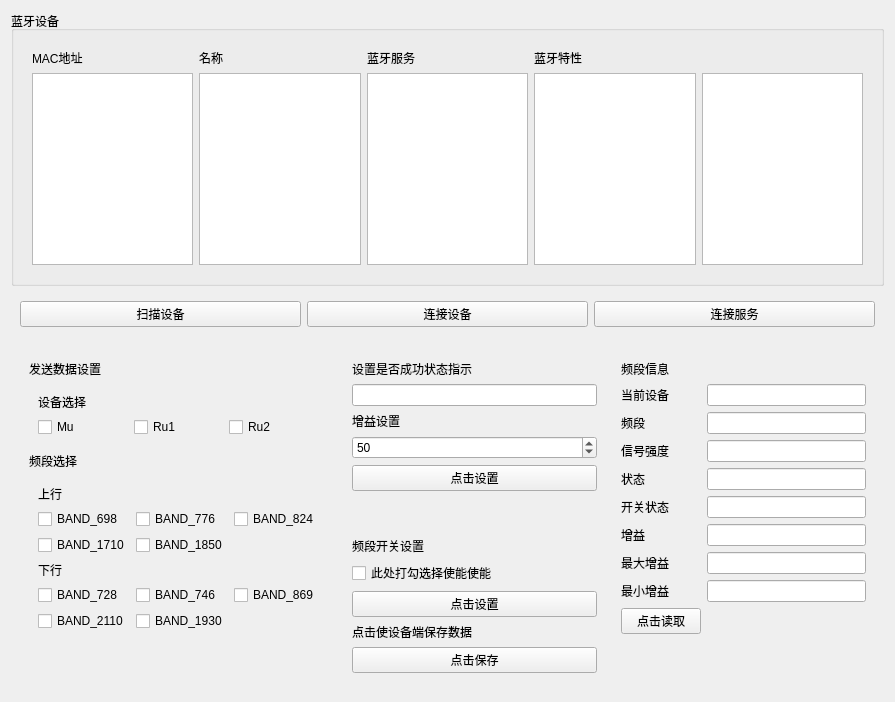
<?xml version="1.0" encoding="UTF-8"?>
<ui version="4.0">
 <class>Widget</class>
 <widget class="QWidget" name="Widget">
  <property name="geometry">
   <rect>
    <x>0</x>
    <y>0</y>
    <width>895</width>
    <height>694</height>
   </rect>
  </property>
  <property name="windowTitle">
   <string>Widget</string>
  </property>
  <layout class="QGridLayout" name="gridLayout_7">
   <item row="0" column="0">
    <widget class="QGroupBox" name="groupBox">
     <property name="sizePolicy">
      <sizepolicy hsizetype="Preferred" vsizetype="Fixed">
       <horstretch>0</horstretch>
       <verstretch>0</verstretch>
      </sizepolicy>
     </property>
     <property name="title">
      <string>蓝牙设备</string>
     </property>
     <layout class="QHBoxLayout" name="horizontalLayout_2">
      <item>
       <widget class="QWidget" name="widget_3" native="true">
        <layout class="QGridLayout" name="gridLayout_4">
         <property name="leftMargin">
          <number>9</number>
         </property>
         <item row="1" column="4">
          <widget class="QListWidget" name="listWidget_character_8">
           <property name="sizePolicy">
            <sizepolicy hsizetype="Preferred" vsizetype="Fixed">
             <horstretch>0</horstretch>
             <verstretch>0</verstretch>
            </sizepolicy>
           </property>
          </widget>
         </item>
         <item row="1" column="3">
          <widget class="QListWidget" name="listWidget_character_7">
           <property name="sizePolicy">
            <sizepolicy hsizetype="Expanding" vsizetype="Fixed">
             <horstretch>0</horstretch>
             <verstretch>0</verstretch>
            </sizepolicy>
           </property>
          </widget>
         </item>
         <item row="0" column="0">
          <widget class="QLabel" name="label_2">
           <property name="text">
            <string>MAC地址</string>
           </property>
          </widget>
         </item>
         <item row="1" column="2">
          <widget class="QListWidget" name="listWidget_services"/>
         </item>
         <item row="1" column="0">
          <widget class="QListWidget" name="listWidget_dev"/>
         </item>
         <item row="1" column="1">
          <widget class="QListWidget" name="listWidgetBleName"/>
         </item>
         <item row="0" column="1">
          <widget class="QLabel" name="label">
           <property name="text">
            <string>名称</string>
           </property>
          </widget>
         </item>
         <item row="0" column="2">
          <widget class="QLabel" name="label_12">
           <property name="text">
            <string>蓝牙服务</string>
           </property>
          </widget>
         </item>
         <item row="0" column="3">
          <widget class="QLabel" name="label_13">
           <property name="text">
            <string>蓝牙特性</string>
           </property>
          </widget>
         </item>
        </layout>
       </widget>
      </item>
     </layout>
    </widget>
   </item>
   <item row="1" column="0">
    <widget class="QWidget" name="widget" native="true">
     <property name="sizePolicy">
      <sizepolicy hsizetype="Preferred" vsizetype="Fixed">
       <horstretch>0</horstretch>
       <verstretch>0</verstretch>
      </sizepolicy>
     </property>
     <layout class="QHBoxLayout" name="horizontalLayout">
      <item>
       <widget class="QPushButton" name="pushButton_scan">
        <property name="sizePolicy">
         <sizepolicy hsizetype="Minimum" vsizetype="Expanding">
          <horstretch>0</horstretch>
          <verstretch>0</verstretch>
         </sizepolicy>
        </property>
        <property name="text">
         <string>扫描设备</string>
        </property>
       </widget>
      </item>
      <item>
       <widget class="QPushButton" name="pushButton_connect">
        <property name="sizePolicy">
         <sizepolicy hsizetype="Minimum" vsizetype="Expanding">
          <horstretch>0</horstretch>
          <verstretch>0</verstretch>
         </sizepolicy>
        </property>
        <property name="text">
         <string>连接设备</string>
        </property>
       </widget>
      </item>
      <item>
       <widget class="QPushButton" name="pushButton_service">
        <property name="sizePolicy">
         <sizepolicy hsizetype="Minimum" vsizetype="Expanding">
          <horstretch>0</horstretch>
          <verstretch>0</verstretch>
         </sizepolicy>
        </property>
        <property name="text">
         <string>连接服务</string>
        </property>
       </widget>
      </item>
     </layout>
    </widget>
   </item>
   <item row="2" column="0">
    <widget class="QWidget" name="widget_2" native="true">
     <layout class="QGridLayout" name="gridLayout">
      <item row="0" column="2">
       <widget class="QWidget" name="widget_8" native="true">
        <layout class="QGridLayout" name="gridLayout_3">
         <item row="16" column="0">
          <spacer name="verticalSpacer_3">
           <property name="orientation">
            <enum>Qt::Vertical</enum>
           </property>
           <property name="sizeHint" stdset="0">
            <size>
             <width>20</width>
             <height>40</height>
            </size>
           </property>
          </spacer>
         </item>
         <item row="13" column="1">
          <widget class="QLineEdit" name="lineEditMinGain"/>
         </item>
         <item row="12" column="0">
          <widget class="QLabel" name="label_8">
           <property name="text">
            <string>最大增益</string>
           </property>
          </widget>
         </item>
         <item row="12" column="1">
          <widget class="QLineEdit" name="lineEditMaxGain"/>
         </item>
         <item row="10" column="1">
          <widget class="QLineEdit" name="lineEditBandGain"/>
         </item>
         <item row="5" column="1">
          <widget class="QLineEdit" name="lineEditBandState"/>
         </item>
         <item row="0" column="0">
          <widget class="QLabel" name="label_6">
           <property name="text">
            <string>频段信息</string>
           </property>
          </widget>
         </item>
         <item row="10" column="0">
          <widget class="QLabel" name="label_5">
           <property name="text">
            <string>增益</string>
           </property>
          </widget>
         </item>
         <item row="2" column="1">
          <widget class="QLineEdit" name="lineEditBand"/>
         </item>
         <item row="13" column="0">
          <widget class="QLabel" name="label_10">
           <property name="text">
            <string>最小增益</string>
           </property>
          </widget>
         </item>
         <item row="9" column="0">
          <widget class="QLabel" name="label_7">
           <property name="text">
            <string>开关状态</string>
           </property>
          </widget>
         </item>
         <item row="5" column="0">
          <widget class="QLabel" name="label_4">
           <property name="text">
            <string>状态</string>
           </property>
          </widget>
         </item>
         <item row="2" column="0">
          <widget class="QLabel" name="label_3">
           <property name="text">
            <string>频段</string>
           </property>
          </widget>
         </item>
         <item row="9" column="1">
          <widget class="QLineEdit" name="lineEditBandEnable"/>
         </item>
         <item row="15" column="0">
          <widget class="QPushButton" name="pushButtonGetBandInfo">
           <property name="text">
            <string>点击读取</string>
           </property>
          </widget>
         </item>
         <item row="1" column="0">
          <widget class="QLabel" name="label_11">
           <property name="text">
            <string>当前设备</string>
           </property>
          </widget>
         </item>
         <item row="1" column="1">
          <widget class="QLineEdit" name="lineEditDeviceNow"/>
         </item>
         <item row="3" column="0">
          <widget class="QLabel" name="label_14">
           <property name="text">
            <string>信号强度</string>
           </property>
          </widget>
         </item>
         <item row="3" column="1">
          <widget class="QLineEdit" name="lineEditSignalStrength"/>
         </item>
        </layout>
       </widget>
      </item>
      <item row="0" column="0">
       <widget class="QWidget" name="widget_9" native="true">
        <layout class="QGridLayout" name="gridLayout_8">
         <item row="5" column="0">
          <spacer name="verticalSpacer">
           <property name="orientation">
            <enum>Qt::Vertical</enum>
           </property>
           <property name="sizeHint" stdset="0">
            <size>
             <width>20</width>
             <height>40</height>
            </size>
           </property>
          </spacer>
         </item>
         <item row="2" column="0">
          <widget class="QWidget" name="widget_4" native="true">
           <layout class="QGridLayout" name="gridLayout_2">
            <item row="1" column="2">
             <widget class="QCheckBox" name="checkBox_Ru2">
              <property name="text">
               <string>Ru2</string>
              </property>
              <property name="autoExclusive">
               <bool>true</bool>
              </property>
             </widget>
            </item>
            <item row="1" column="0">
             <widget class="QCheckBox" name="checkBox_Mu">
              <property name="text">
               <string>Mu</string>
              </property>
              <property name="autoExclusive">
               <bool>true</bool>
              </property>
             </widget>
            </item>
            <item row="1" column="1">
             <widget class="QCheckBox" name="checkBox_Ru1">
              <property name="text">
               <string>Ru1</string>
              </property>
              <property name="autoExclusive">
               <bool>true</bool>
              </property>
             </widget>
            </item>
            <item row="0" column="0">
             <widget class="QLabel" name="label_9">
              <property name="text">
               <string>设备选择</string>
              </property>
             </widget>
            </item>
           </layout>
          </widget>
         </item>
         <item row="3" column="0">
          <widget class="QLabel" name="label_34">
           <property name="sizePolicy">
            <sizepolicy hsizetype="Preferred" vsizetype="Fixed">
             <horstretch>0</horstretch>
             <verstretch>0</verstretch>
            </sizepolicy>
           </property>
           <property name="text">
            <string>频段选择</string>
           </property>
          </widget>
         </item>
         <item row="4" column="0">
          <widget class="QWidget" name="widget_5" native="true">
           <layout class="QGridLayout" name="gridLayout_5">
            <item row="5" column="1">
             <widget class="QCheckBox" name="checkBox_BAND_746">
              <property name="text">
               <string>BAND_746</string>
              </property>
              <property name="autoExclusive">
               <bool>true</bool>
              </property>
             </widget>
            </item>
            <item row="0" column="0">
             <widget class="QLabel" name="label_37">
              <property name="sizePolicy">
               <sizepolicy hsizetype="Preferred" vsizetype="Fixed">
                <horstretch>0</horstretch>
                <verstretch>0</verstretch>
               </sizepolicy>
              </property>
              <property name="text">
               <string>上行</string>
              </property>
             </widget>
            </item>
            <item row="6" column="0">
             <widget class="QCheckBox" name="checkBox_BAND_2110">
              <property name="text">
               <string>BAND_2110</string>
              </property>
              <property name="autoExclusive">
               <bool>true</bool>
              </property>
             </widget>
            </item>
            <item row="1" column="1">
             <widget class="QCheckBox" name="checkBox_BAND_776">
              <property name="text">
               <string>BAND_776</string>
              </property>
              <property name="autoExclusive">
               <bool>true</bool>
              </property>
             </widget>
            </item>
            <item row="4" column="0">
             <widget class="QLabel" name="label_38">
              <property name="sizePolicy">
               <sizepolicy hsizetype="Preferred" vsizetype="Fixed">
                <horstretch>0</horstretch>
                <verstretch>0</verstretch>
               </sizepolicy>
              </property>
              <property name="text">
               <string>下行</string>
              </property>
             </widget>
            </item>
            <item row="1" column="2">
             <widget class="QCheckBox" name="checkBox_BAND_824">
              <property name="text">
               <string>BAND_824</string>
              </property>
              <property name="autoExclusive">
               <bool>true</bool>
              </property>
             </widget>
            </item>
            <item row="3" column="0">
             <widget class="QCheckBox" name="checkBox_BAND_1710">
              <property name="text">
               <string>BAND_1710</string>
              </property>
              <property name="autoExclusive">
               <bool>true</bool>
              </property>
             </widget>
            </item>
            <item row="5" column="0">
             <widget class="QCheckBox" name="checkBox_BAND_728">
              <property name="text">
               <string>BAND_728</string>
              </property>
              <property name="autoExclusive">
               <bool>true</bool>
              </property>
             </widget>
            </item>
            <item row="5" column="2">
             <widget class="QCheckBox" name="checkBox_BAND_869">
              <property name="text">
               <string>BAND_869</string>
              </property>
              <property name="autoExclusive">
               <bool>true</bool>
              </property>
             </widget>
            </item>
            <item row="3" column="1">
             <widget class="QCheckBox" name="checkBox_BAND_1850">
              <property name="text">
               <string>BAND_1850</string>
              </property>
              <property name="autoExclusive">
               <bool>true</bool>
              </property>
             </widget>
            </item>
            <item row="6" column="1">
             <widget class="QCheckBox" name="checkBox_BAND_1930">
              <property name="text">
               <string>BAND_1930</string>
              </property>
              <property name="autoExclusive">
               <bool>true</bool>
              </property>
             </widget>
            </item>
            <item row="1" column="0">
             <widget class="QCheckBox" name="checkBox_BAND_698">
              <property name="text">
               <string>BAND_698</string>
              </property>
              <property name="autoExclusive">
               <bool>true</bool>
              </property>
             </widget>
            </item>
           </layout>
          </widget>
         </item>
         <item row="0" column="0">
          <widget class="QLabel" name="label_33">
           <property name="sizePolicy">
            <sizepolicy hsizetype="Preferred" vsizetype="Fixed">
             <horstretch>0</horstretch>
             <verstretch>0</verstretch>
            </sizepolicy>
           </property>
           <property name="text">
            <string>发送数据设置</string>
           </property>
          </widget>
         </item>
        </layout>
       </widget>
      </item>
      <item row="0" column="1">
       <widget class="QWidget" name="widget_6" native="true">
        <layout class="QGridLayout" name="gridLayout_6">
         <item row="4" column="0">
          <widget class="QSpinBox" name="spinBoxSetGain">
           <property name="value">
            <number>50</number>
           </property>
          </widget>
         </item>
         <item row="9" column="0">
          <widget class="QCheckBox" name="checkBoxEnableSet">
           <property name="text">
            <string>此处打勾选择使能使能</string>
           </property>
          </widget>
         </item>
         <item row="10" column="0">
          <widget class="QPushButton" name="pushButtonEnableSet">
           <property name="text">
            <string>点击设置</string>
           </property>
          </widget>
         </item>
         <item row="13" column="0">
          <spacer name="verticalSpacer_2">
           <property name="orientation">
            <enum>Qt::Vertical</enum>
           </property>
           <property name="sizeHint" stdset="0">
            <size>
             <width>20</width>
             <height>40</height>
            </size>
           </property>
          </spacer>
         </item>
         <item row="7" column="0">
          <spacer name="verticalSpacer_4">
           <property name="orientation">
            <enum>Qt::Vertical</enum>
           </property>
           <property name="sizeType">
            <enum>QSizePolicy::Fixed</enum>
           </property>
           <property name="sizeHint" stdset="0">
            <size>
             <width>20</width>
             <height>40</height>
            </size>
           </property>
          </spacer>
         </item>
         <item row="5" column="0">
          <widget class="QPushButton" name="pushButtonGainSet">
           <property name="text">
            <string>点击设置</string>
           </property>
          </widget>
         </item>
         <item row="2" column="0">
          <widget class="QLabel" name="label_35">
           <property name="sizePolicy">
            <sizepolicy hsizetype="Preferred" vsizetype="Fixed">
             <horstretch>0</horstretch>
             <verstretch>0</verstretch>
            </sizepolicy>
           </property>
           <property name="text">
            <string>增益设置</string>
           </property>
          </widget>
         </item>
         <item row="1" column="0">
          <widget class="QLineEdit" name="lineEditSetSucceed"/>
         </item>
         <item row="8" column="0">
          <widget class="QLabel" name="label_36">
           <property name="sizePolicy">
            <sizepolicy hsizetype="Preferred" vsizetype="Fixed">
             <horstretch>0</horstretch>
             <verstretch>0</verstretch>
            </sizepolicy>
           </property>
           <property name="text">
            <string>频段开关设置</string>
           </property>
          </widget>
         </item>
         <item row="0" column="0">
          <widget class="QLabel" name="label_39">
           <property name="sizePolicy">
            <sizepolicy hsizetype="Preferred" vsizetype="Fixed">
             <horstretch>0</horstretch>
             <verstretch>0</verstretch>
            </sizepolicy>
           </property>
           <property name="text">
            <string>设置是否成功状态指示</string>
           </property>
          </widget>
         </item>
         <item row="12" column="0">
          <widget class="QPushButton" name="pushButtonSave">
           <property name="text">
            <string>点击保存</string>
           </property>
          </widget>
         </item>
         <item row="11" column="0">
          <widget class="QLabel" name="label_40">
           <property name="sizePolicy">
            <sizepolicy hsizetype="Preferred" vsizetype="Fixed">
             <horstretch>0</horstretch>
             <verstretch>0</verstretch>
            </sizepolicy>
           </property>
           <property name="text">
            <string>点击使设备端保存数据</string>
           </property>
          </widget>
         </item>
        </layout>
       </widget>
      </item>
     </layout>
    </widget>
   </item>
  </layout>
 </widget>
 <resources/>
 <connections/>
</ui>
